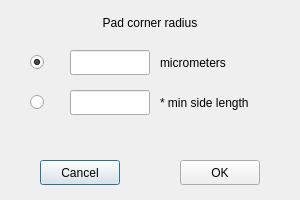
<?xml version="1.0" encoding="UTF-8"?>
<ui version="4.0">
 <class>ElementOptions</class>
 <widget class="QDialog" name="ElementOptions">
  <property name="geometry">
   <rect>
    <x>0</x>
    <y>0</y>
    <width>300</width>
    <height>200</height>
   </rect>
  </property>
  <property name="windowTitle">
   <string>Element Options</string>
  </property>
  <widget class="QPushButton" name="cancelButton">
   <property name="geometry">
    <rect>
     <x>40</x>
     <y>160</y>
     <width>80</width>
     <height>25</height>
    </rect>
   </property>
   <property name="text">
    <string>Cancel</string>
   </property>
  </widget>
  <widget class="QPushButton" name="okButton">
   <property name="geometry">
    <rect>
     <x>180</x>
     <y>160</y>
     <width>80</width>
     <height>25</height>
    </rect>
   </property>
   <property name="text">
    <string>OK</string>
   </property>
  </widget>
  <widget class="QLineEdit" name="absoluteRadiusLineEdit">
   <property name="geometry">
    <rect>
     <x>70</x>
     <y>50</y>
     <width>80</width>
     <height>25</height>
    </rect>
   </property>
   <property name="alignment">
    <set>Qt::AlignCenter</set>
   </property>
  </widget>
  <widget class="QLineEdit" name="relativeRadiusLineEdit">
   <property name="geometry">
    <rect>
     <x>70</x>
     <y>90</y>
     <width>80</width>
     <height>25</height>
    </rect>
   </property>
   <property name="alignment">
    <set>Qt::AlignCenter</set>
   </property>
  </widget>
  <widget class="QLabel" name="radiusLabel">
   <property name="geometry">
    <rect>
     <x>70</x>
     <y>10</y>
     <width>160</width>
     <height>25</height>
    </rect>
   </property>
   <property name="text">
    <string>Pad corner radius</string>
   </property>
   <property name="alignment">
    <set>Qt::AlignCenter</set>
   </property>
  </widget>
  <widget class="QRadioButton" name="absoluteRadiusRadioButton">
   <property name="geometry">
    <rect>
     <x>30</x>
     <y>50</y>
     <width>30</width>
     <height>25</height>
    </rect>
   </property>
   <property name="text">
    <string/>
   </property>
   <property name="checked">
    <bool>true</bool>
   </property>
  </widget>
  <widget class="QRadioButton" name="relativeRadiusRadioButton">
   <property name="geometry">
    <rect>
     <x>30</x>
     <y>90</y>
     <width>30</width>
     <height>25</height>
    </rect>
   </property>
   <property name="text">
    <string/>
   </property>
  </widget>
  <widget class="QLabel" name="absoluteRadiusLabel">
   <property name="geometry">
    <rect>
     <x>160</x>
     <y>50</y>
     <width>120</width>
     <height>25</height>
    </rect>
   </property>
   <property name="text">
    <string>micrometers</string>
   </property>
   <property name="alignment">
    <set>Qt::AlignLeading|Qt::AlignLeft|Qt::AlignVCenter</set>
   </property>
  </widget>
  <widget class="QLabel" name="relativeRadiusLabel">
   <property name="geometry">
    <rect>
     <x>160</x>
     <y>90</y>
     <width>120</width>
     <height>25</height>
    </rect>
   </property>
   <property name="text">
    <string>* min side length</string>
   </property>
   <property name="alignment">
    <set>Qt::AlignLeading|Qt::AlignLeft|Qt::AlignVCenter</set>
   </property>
  </widget>
 </widget>
 <resources/>
 <connections/>
</ui>
